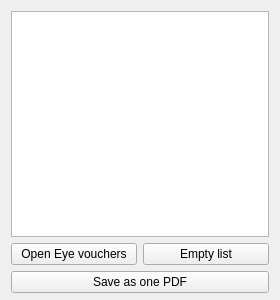
<?xml version="1.0" encoding="UTF-8"?>
<ui version="4.0">
 <class>Form</class>
 <widget class="QWidget" name="Form">
  <property name="geometry">
   <rect>
    <x>0</x>
    <y>0</y>
    <width>280</width>
    <height>300</height>
   </rect>
  </property>
  <property name="windowTitle">
   <string>Form</string>
  </property>
  <widget class="QWidget" name="">
   <property name="geometry">
    <rect>
     <x>11</x>
     <y>11</y>
     <width>258</width>
     <height>282</height>
    </rect>
   </property>
   <layout class="QVBoxLayout" name="verticalLayout">
    <item>
     <widget class="QListWidget" name="pdfList"/>
    </item>
    <item>
     <layout class="QHBoxLayout" name="horizontalLayout_2">
      <item>
       <widget class="QPushButton" name="openButton">
        <property name="text">
         <string>Open Eye vouchers</string>
        </property>
       </widget>
      </item>
      <item>
       <widget class="QPushButton" name="emptyButton">
        <property name="text">
         <string>Empty list</string>
        </property>
       </widget>
      </item>
     </layout>
    </item>
    <item>
     <widget class="QPushButton" name="mergeButton">
      <property name="text">
       <string>Save as one PDF</string>
      </property>
     </widget>
    </item>
   </layout>
  </widget>
 </widget>
 <resources/>
 <connections/>
</ui>
